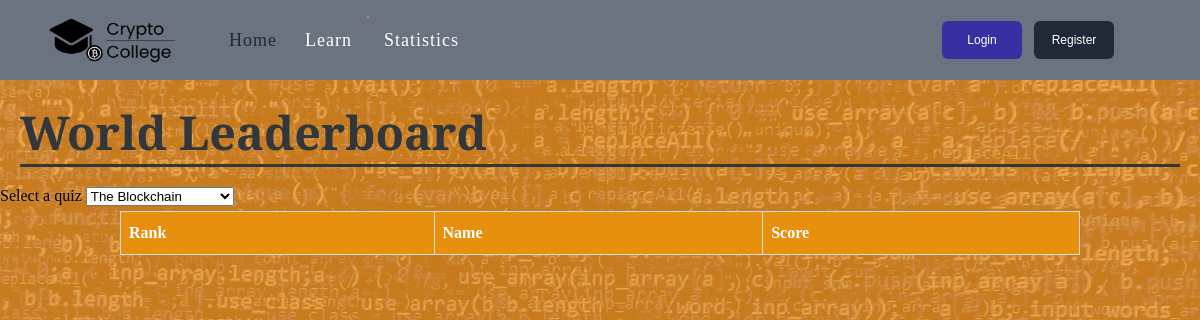
The page /statistics on the database as committed earlier.
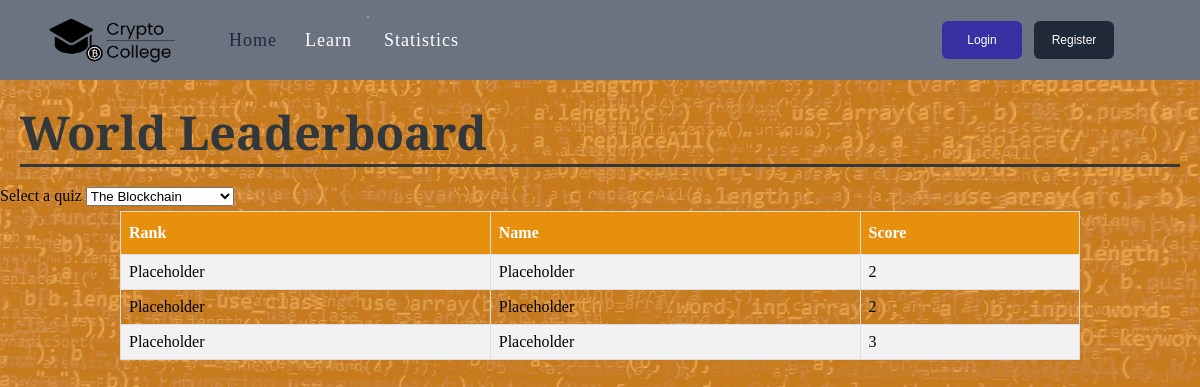
The same page on the database as committed later.
### app/models.py (models this page shows)
class QuizResult(db.Model):
    id = db.Column(db.Integer, primary_key=True)
    quizid = db.Column(db.Integer, db.ForeignKey('quiz.id'), nullable=False)
    userresultid = db.Column(db.Integer, db.ForeignKey('user_result.id'), nullable=False)
    score = db.Column(db.Integer)
    def getBestResults(quizId, numResults):
        return QuizResult.query.filter_by(quizid = quizId).order_by(QuizResult.score).limit(numResults).all()

### app/routes.py (the view)
@app.route('/statistics')
def statistics():
    quizResults = QuizResult.getBestResults(2, 5)
    print(quizResults)
    return render_template('Statistics.html', title='Statistics', results=UserResult.query.all(), quizzes=Quiz.query.all())

### app/templates/Statistics.html (shortened to what this page needs)
{%extends "layout.html"%}
{%block content%}
<div>
    <h1 style="font-size: 35pt; border-bottom-style:solid; margin:20px; font-family: 'Crimson Text', serif; color: #32373c;">
        World Leaderboard</h1>
    <div>
        <label for="quiz">Select a quiz</label>
        <select id="quiz">
            {% for quiz in quizzes %}
              <option>{{quiz.quizname}}</option>
            {% endfor %}
        </select>
    </div>
    <table id="Scoretable" style="margin-top: 5px;">
        <tr>
            <th>Rank</th>
            <th>Name</th>
            <th>Score</th>
        </tr>
        {% for result in results %}
            {% for quizresult in result.quizresults %}
                {% if quizresult.quizid == 1 %}
            <tr>
                <td>Placeholder</td>
                <td>Placeholder</td>
                <td>{{quizresult.score}}</td>
            </tr>
                {% endif %}
            {% endfor %}
        {% endfor %}
    </table>
</div>
{%endblock%}

### app/templates/layout.html (shortened to what this page needs)
<!DOCTYPE html>
<html>
<head>
    <link rel="stylesheet" href="../static/CSS/Content.css">
    <link rel="stylesheet" href="../static/CSS/Style.css" />
    <link rel="stylesheet" href="../static/CSS/Assessment.css" />
    <link rel="stylesheet" href="../static/CSS/Lesson.css" />
    <link rel="stylesheet" href="../static/CSS/Layout.css" />
    <link rel="stylesheet" href="../static/CSS/Statistics.css" />
    <link rel="stylesheet" href="../static/CSS/Login+Registration.css" />
</head>
<body>
    <section>
        <header>
            <div id="topbar">
                <div id="brand">
                    <img src="../static/Pictures/logo.png" alt="logo">
                </div>
                <nav id="topbar-nav">
                    <a href="/" class="navbar-item navbar-active">Home</a>
                    <div class="flex">
                        <a href="/lesson" class="navbar-item">Learn</a>
                        <svg class="menu-svg" xmlns="http://www.w3.org/2000/svg" viewBox="0 0 20 20" fill="currentColor"
                            aria-hidden="true">
                            <path fill-rule="evenodd"
                                d="M5.293 7.293a1 1 0 011.414 0L10 10.586l3.293-3.293a1 1 0 111.414 1.414l-4 4a1 1 0 01-1.414 0l-4-4a1 1 0 010-1.414z"
                                clip-rule="evenodd" />
                        </svg>
                    </div>
                    <a href="/statistics" class="navbar-item">Statistics</a>
                </nav>
                <div id="login-container">
                    <div class="flex">
                        {% if current_user.is_authenticated == False %}
                        <button class="login-button background-indigo">
                            <a id="login-button" href="{{ url_for('login') }}">Login</a>
                        </button>
                        <button class="login-button background-darkgray" id="register-button-area">
                            <a id="register-button" href="{{ url_for('register') }}">Register</a>
                        </button>
                        {% else %}
                        <button class="login-button background-darkgray">
                            <a href="{{ url_for('logout') }}">Logout {{current_user.username}}</a>
                        </button>
                        {% endif %}
                    </div>
                </div>
            </div>
        </header>
    </section>
    <section id="main">
        {% block content %}{% endblock %}
    </section>
</body>
</html>

### app/static/CSS/Style.css (style rules this page uses)
html, body { height: 100%; background-color: #f7931a; margin: 0; padding: 0; background-image: linear-gradient(rgba(247, 147, 26, 0.8), rgba(247, 147, 26, 0.8)), url('../Pictures/codeblauw.jpg'); background-size: cover; background-repeat: repeat-y; }
.flex { display: flex; }
.background-indigo { --tw-bg-opacity: 1; background-color: rgba(55, 48, 163, var(--tw-bg-opacity)); }
.background-darkgray { --tw-bg-opacity: 1; background-color: rgba(31, 41, 55, var(--tw-bg-opacity)); }

### app/static/CSS/Layout.css (style rules this page uses)
header { --tw-bg-opacity: 1; background-color: rgba(107, 114, 128, var(--tw-bg-opacity)); }
#topbar { padding: 5px; display: flex; flex-direction: column; }
@media (min-width: 640px) { #topbar { padding: 15px 40px; flex-direction: row; } }
#topbar-nav { display: flex; flex-direction: column; text-align: center; padding-top: 20px; color: white; }
@media (min-width: 640px) { #topbar-nav { flex-direction: row; padding: 0 25px; } }
.navbar-item { padding: 6px 14px; text-decoration: none; color: white; display: flex; align-items: center; justify-content: center; font-size: 18px; letter-spacing: 1px; font-family: ui-serif, Georgia, "Times New Roman", Times, serif; }
.navbar-active { --tw-bg-opacity: 1; color: rgba(31, 41, 55, var(--tw-bg-opacity)); }
.menu-svg { height: 4px; width: 4px; }
#brand { display: flex; justify-content: center; }
#brand>img { width: 150px; height: 50px; }
.login-button { display: inline-flex; padding: 10px 10px; margin: 0 6px; font-size: 12px; color: white; font-weight: 400; border-width: 1px; border-color: transparent; line-height: 1rem; border-radius: 0.375rem; justify-content: center; width: 80px; }
.login-button a { color: white; text-decoration: none; }
#login-container { display: flex; align-items: center; margin-left: auto; margin-right: 40px; }

### app/static/CSS/Statistics.css (style rules this page uses)
#Scoretable { font-family: Arial, Helvetica, sans-serif; border-collapse: collapse; width: 80%; margin-left: 10%; margin-right: 10%; }
#Scoretable td, #Scoretable th { border: 1px solid #ddd; padding: 8px; font-family: 'Georgia, "Times New Roman"'; }
#Scoretable tr:nth-child(even) { background-color: #f2f2f2; }
#Scoretable th { padding-top: 12px; padding-bottom: 12px; text-align: left; background-color: #e7900e; color: white; }

Rows that differ between the two databases and show on the page:
now on this page (row edited): QuizResult: score "2"
added QuizResult: score "2"
added QuizResult: score "3"
